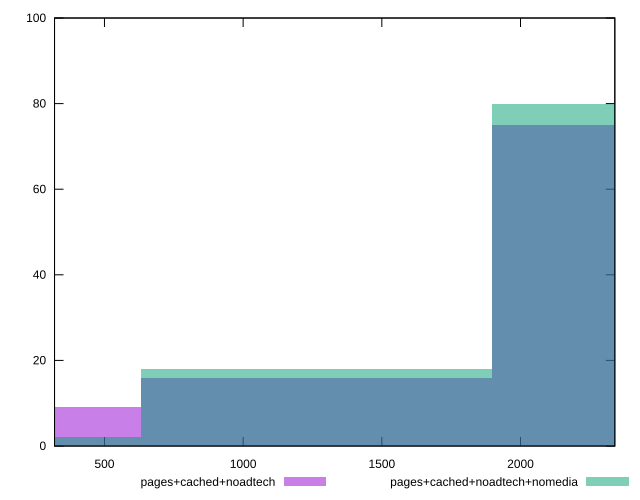

The script that saved this image:
reset

$pagesCachedNoadtech <<EOF
2528.711869049462 75
1264.355934524731 16
0 9
EOF

$pagesCachedNoadtechNomedia <<EOF
2528.711869049462 80
0 2
1264.355934524731 18
EOF

set key outside below
set boxwidth 1264.355934524731
set xrange [320:2340]
set yrange [0:100]
set trange [0:100]
set style fill transparent solid 0.5 noborder
set terminal svg size 640, 500 enhanced background rgb 'white'
set output "report_00015_2021-02-09T16-11-33.973Z/unused-javascript/comparison/histogram/2_vs_3.svg"

plot $pagesCachedNoadtech title "pages+cached+noadtech" with boxes, \
     $pagesCachedNoadtechNomedia title "pages+cached+noadtech+nomedia" with boxes

reset
